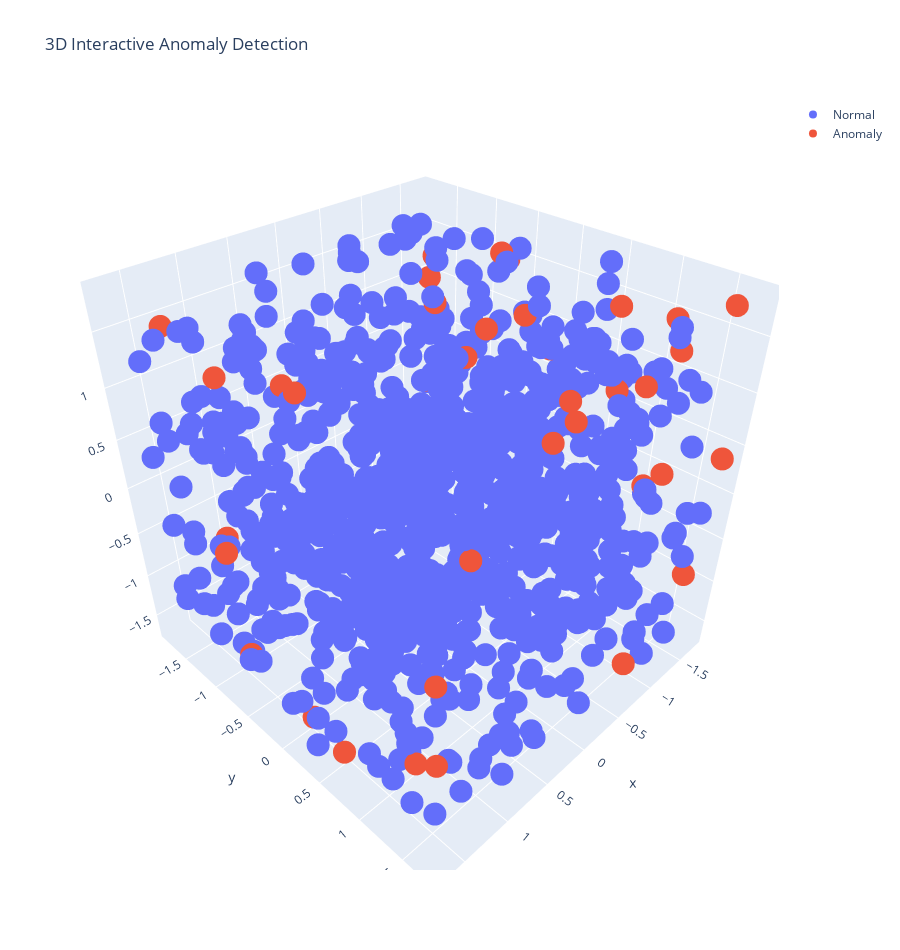

The cell this chart's notebook holds for it:
### Code cell
fig = go.Figure()

fig.add_trace(go.Scatter3d(
    x=normal.iloc[:, 0],
    y=normal.iloc[:, 1],
    z=normal.iloc[:, 2],
    mode='markers',
    name='Normal'
))

fig.add_trace(go.Scatter3d(
    x=anomaly.iloc[:, 0],
    y=anomaly.iloc[:, 1],
    z=anomaly.iloc[:, 2],
    mode='markers',
    name='Anomaly'
))

fig.update_layout(
    title="3D Interactive Anomaly Detection",
    width=900,
    height=950
)

fig.show()

### Figure 1 — Plotly figure (JSON) as saved in the notebook; plotly's stock layout.template omitted (floating-point values rounded to 4 significant figures; data arrays with more than 128 entries replaced by an {"elided": "..."} marker saying what was removed)
{"data": [{"mode": "markers", "name": "Normal", "type": "scatter3d", "x": {"elided": "960 float values"}, "y": {"elided": "960 float values"}, "z": {"elided": "960 float values"}}, {"mode": "markers", "name": "Anomaly", "type": "scatter3d", "x": [-1.55, -1.714, -1.496, 0.1239, 0.2055, -0.393, -0.6329, 0.05461, 1.655, -1.684, -0.8159, 0.2772, -1.676, 1.113, 1.462, -0.8159, -1.575, -0.8282, -1.046, 1.479, -1.709, -0.2075, 1.647, 1.034, -1.291, 1.113, -1.681, 1.086, 1.524, -1.199, -1.726, 0.2549, 1.145, 1.407, -1.103, -1.728, 1.464, -1.14, -1.654, 1.435], "y": [0.6661, 1.588, -1.474, 1.316, -1.375, -0.01073, 0.386, 0.5912, 0.6387, 1.616, 1.632, 1.536, -1.641, 1.142, -0.8398, 1.437, -0.5975, 1.533, 1.045, -0.8863, 1.194, -0.1854, 1.677, -0.6043, 0.1624, -1.64, -1.725, -0.3705, 0.07316, 1.482, 1.102, 1.582, 1.487, -1.173, -1.217, 1.726, 1.277, -0.3153, -1.037, -1.576], "z": [1.47, 1.72, 1.331, 1.174, -1.662, 1.173, 1.599, 1.785, -1.415, -0.9586, -1.485, 1.668, 0.574, -0.6805, 1.38, 1.303, 1.518, 0.4395, 1.024, -1.526, 1.191, 1.659, -0.6581, 1.238, 0.9899, -0.785, 0.9803, 1.289, -1.565, 0.3449, 1.445, 1.521, 0.8043, -0.5277, 0.2149, 0.3635, -1.159, 1.774, -1.133, 1.539]}], "layout": {"height": 950, "title": {"text": "3D Interactive Anomaly Detection"}, "width": 900}}
